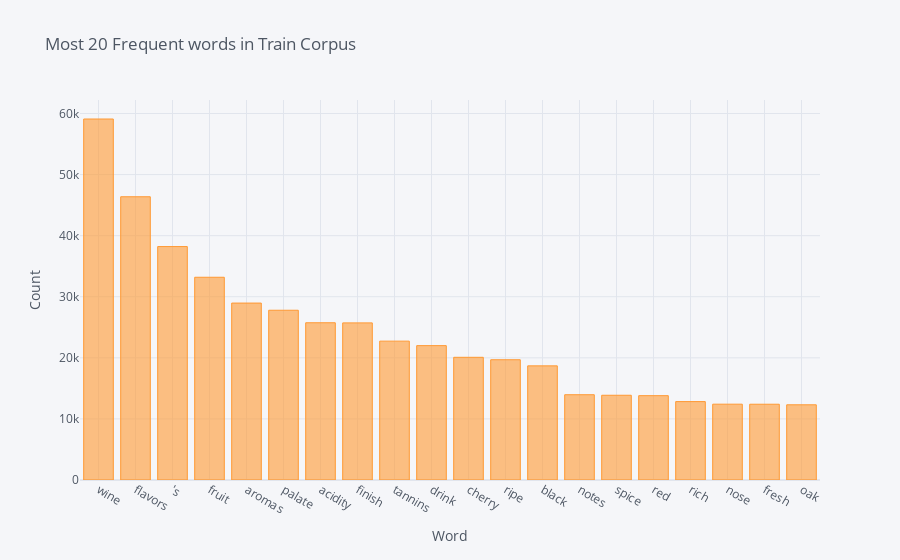

Source (notebook cell):
### Code cell
train_words_df.head(20).iplot(x = 'words', y = 'wordCount', kind = 'bar', title = 'Most 20 Frequent words in Train Corpus', yTitle = 'Count', xTitle = 'Word')

### Figure 1 — Plotly figure (JSON) as saved in the notebook; plotly's stock layout.template omitted (floating-point values rounded to 4 significant figures)
{"data": [{"marker": {"color": "rgba(255, 153, 51, 0.6)", "line": {"color": "rgba(255, 153, 51, 1.0)", "width": 1}}, "name": "wordCount", "orientation": "v", "text": "", "type": "bar", "x": ["wine", "flavors", "'s", "fruit", "aromas", "palate", "acidity", "finish", "tannins", "drink", "cherry", "ripe", "black", "notes", "spice", "red", "rich", "nose", "fresh", "oak"], "y": [59102, 46373, 38216, 33192, 28966, 27793, 25743, 25721, 22735, 21999, 20086, 19689, 18685, 13962, 13875, 13806, 12835, 12413, 12407, 12312]}], "layout": {"autosize": true, "legend": {"bgcolor": "#F5F6F9", "font": {"color": "#4D5663"}}, "paper_bgcolor": "#F5F6F9", "plot_bgcolor": "#F5F6F9", "title": {"font": {"color": "#4D5663"}, "text": "Most 20 Frequent words in Train Corpus"}, "xaxis": {"autorange": true, "gridcolor": "#E1E5ED", "range": [-0.5, 19.5], "showgrid": true, "tickfont": {"color": "#4D5663"}, "title": {"font": {"color": "#4D5663"}, "text": "Word"}, "type": "category", "zerolinecolor": "#E1E5ED"}, "yaxis": {"autorange": true, "gridcolor": "#E1E5ED", "range": [0, 62210.0], "showgrid": true, "tickfont": {"color": "#4D5663"}, "title": {"font": {"color": "#4D5663"}, "text": "Count"}, "type": "linear", "zerolinecolor": "#E1E5ED"}}}
